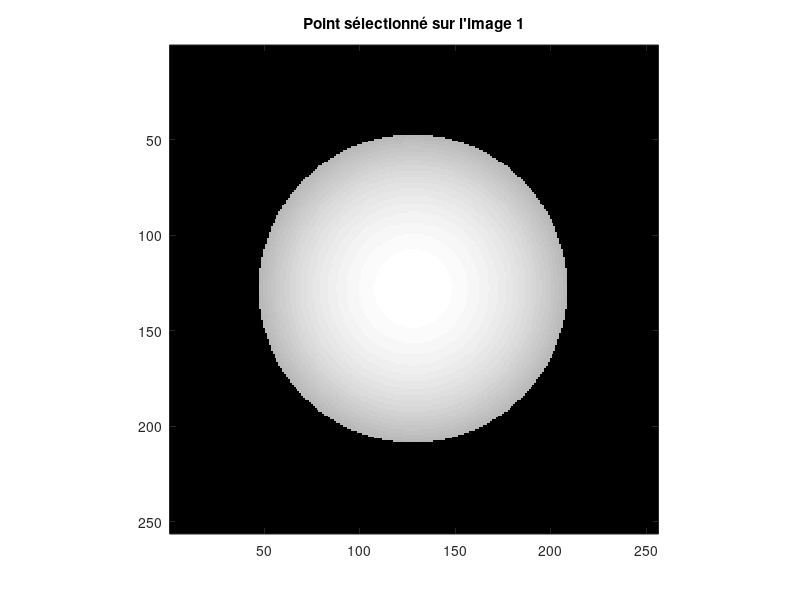
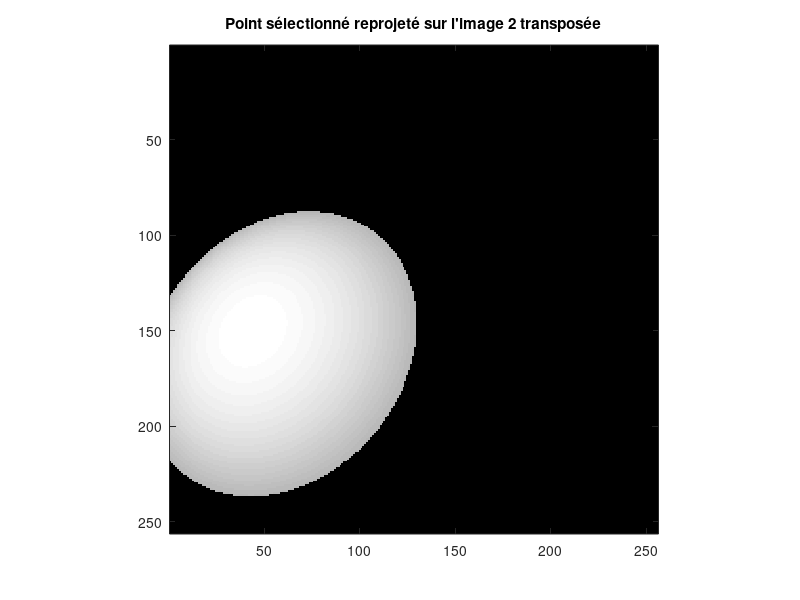

Source code (MATLAB) for these figures, in order: (Note: this script raises an error after producing the figures.)
%% Clear
clear;
close all;
taille_ecran = get(0,'ScreenSize');
L = taille_ecran(3);
H = taille_ecran(4);

%% Données
load donnees_calotte_tr;

%% Paramètres
valeurs_z = 0:1:120;	% Les valeurs de profondeurs utilisées
lambda = 0;				% Paramètre pour l'évaluation du score de la reprojection
offset = 0;

%% Variables utiles
[i_1_liste,j_1_liste] = find(masque_1);
nb_pixels_utilises = size(i_1_liste,1);
nb_profondeurs_testees = size(valeurs_z,2);
scores = 10 * ones(nb_pixels_utilises,1);
liste_p_estimes = zeros(nb_pixels_utilises,1);
liste_q_estimes = zeros(nb_pixels_utilises,1);
angles_trouves = zeros(taille,taille);
angles_trouves_fronto = zeros(taille,taille);
angles_GT_fronto = zeros(taille,taille);
%[dy_I_1,dx_I_1] = gradient(I_1);
%[dy_I_2,dx_I_2] = gradient(I_2);
[dx_I_1_tr,dy_I_1_tr] = gradient(I_1_tr);
[dx_I_2_tr,dy_I_2_tr] = gradient(I_2_tr);
%ens_condition_image_2 = zeros(taille,taille);
ens_condition_image_2_tr = zeros(taille,taille);

f1 = figure;
imshow(I_1_tr);
title("Point sélectionné sur l'image 1");
axis on;
f2 = figure;
imshow(I_2_tr);
title("Point sélectionné reprojeté sur l'image 2 transposée");
axis on;

%% Algorithme
% Sélection d'un pixel
for indice_pixel = 1:size(i_1_liste,1)
	i_1 = i_1_liste(indice_pixel);
	j_1 = j_1_liste(indice_pixel);
	%grad_I_1 = [dx_I_1(i_1,j_1); dy_I_1(i_1,j_1)];
	grad_I_1_tr = [dx_I_1_tr(i_1,j_1); dy_I_1_tr(i_1,j_1)];

	%z_tilde = Z_1(i_1,j_1);
	z_tilde_tr = Z_1_tr(i_1,j_1);
	% Changements de repère
	%P_1_tilde = [X(i_1,j_1); Y(i_1,j_1); z_tilde];
	P_1_tilde_tr = [X_tr(i_1,j_1); Y_tr(i_1,j_1); z_tilde_tr];
	P_1_tilde_tr = [j_1 - C_x_tr ; i_1 - C_y_tr ; z_tilde_tr];
	%P_2_tilde = R_2' * P_1_tilde;
	P_2_tilde_tr = R_2_tr * P_1_tilde_tr + t_2_tr;
	%i_2_tilde = P_2_tilde(1) + C_x;
	%j_2_tilde = P_2_tilde(2) + C_y;
	j_2_tilde_tr = P_2_tilde_tr(1) + C_x_tr;
	i_2_tilde_tr = P_2_tilde_tr(2) + C_y_tr;

	if (0 & mod(i_1,10) == 1 & mod(j_1,10) == 1)
		[i_1 , j_1 , i_2_tilde_tr , j_2_tilde_tr]
	end

	if (i_1 == taille/2+delta_y & j_1 == taille/2+delta_x | i_1 == taille/2-10+delta_y & j_1 == taille/2+delta_x | i_1 == taille/2+10+delta_y & j_1 == taille/2+delta_x | i_1 == taille/2+delta_y & j_1 == taille/2-10+delta_x | i_1 == taille/2+delta_y & j_1 == taille/2+10+delta_x | i_1 == taille/2+delta_y & j_1 == taille/2-20+delta_x | i_1 == taille/2+delta_y & j_1 == taille/2-30+delta_x | i_1 == taille/2+delta_y & j_1 == taille/2+20+delta_x | i_1 == taille/2+delta_y & j_1 == taille/2+30+delta_x )
		figure(f1);
		hold on;
		plot(j_1,i_1,'r+');
		hold off;

		%figure;
		%imshow(I_2);
		%hold on;
		%plot(j_2_tilde,i_2_tilde,'r+');
		%title("Point sélectionné reprojeté sur l'image 2");
		%hold off;

		figure(f2);
		hold on;
		plot(j_2_tilde_tr,i_2_tilde_tr,'r+');
		hold off;

		[i_1,j_1]
		%P_1_tilde
		P_1_tilde_tr
		%[i_2_tilde,j_2_tilde]
		[i_2_tilde_tr,j_2_tilde_tr]
		%P_2_tilde
		P_2_tilde_tr

	end

	% Évalution de la position du point trouvé dans les dimensions des images
	%condition_image_2 = i_2_tilde > 0.5 & i_2_tilde <= size(masque_2,1) & j_2_tilde > 0.5 & j_2_tilde <= size(masque_2,2);
	condition_image_2_tr = i_2_tilde_tr > 0.5 & i_2_tilde_tr <= size(masque_2_tr,1) & j_2_tilde_tr > 0.5 & j_2_tilde_tr <= size(masque_2_tr,2);
	ens_condition_image_2_tr(i_1,j_1) = condition_image_2_tr;

	% Si le point reprojeté tombe sur le masque de la deuxième image
	%if condition_image_2 & masque_2(round(i_2_tilde),round(j_2_tilde))
	if condition_image_2_tr & masque_2_tr(round(i_2_tilde_tr),round(j_2_tilde_tr))

		%grad_I_2_tilde = [interp2(dx_I_2,j_2_tilde,i_2_tilde); interp2(dy_I_2,j_2_tilde,i_2_tilde)];
		grad_I_2_tilde_tr = [interp2(dx_I_2_tr,j_2_tilde_tr,i_2_tilde_tr); interp2(dy_I_2_tr,j_2_tilde_tr,i_2_tilde_tr)];

		%second_membre = grad_I_1 - R_2(1:2,1:2) * grad_I_2_tilde;
		second_membre_tr = grad_I_1_tr - R_2_tr(1:2,1:2)' * grad_I_2_tilde_tr;
		%coefficient_p_q = R_2(1,3) * grad_I_2_tilde(1) + R_2(2,3) * grad_I_2_tilde(2);
		coefficient_p_q_tr = R_2_tr(1,3) * grad_I_2_tilde_tr(1) + R_2_tr(2,3) * grad_I_2_tilde_tr(2);

		% Si pas de division par 0, on calcule le score associé
		%if abs(coefficient_p_q) > 0
		if abs(coefficient_p_q_tr) > 0
			%p_estime = second_membre(1) / coefficient_p_q;
			%q_estime = second_membre(2) / coefficient_p_q;
			p_estime_tr = second_membre_tr(1) / coefficient_p_q_tr;
			q_estime_tr = second_membre_tr(2) / coefficient_p_q_tr;


			%normale_calculee = [p_estime ; q_estime ; 1];
			normale_calculee_tr = [p_estime_tr ; q_estime_tr ; -1];
			%normale_calculee = normale_calculee / vecnorm(normale_calculee);
			normale_calculee_tr = normale_calculee_tr / vecnorm(normale_calculee_tr);
			%normale_GT = reshape(N_1(i_1,j_1,:),3,1);
			normale_GT_tr = reshape(N_1_tr(i_1,j_1,:),3,1);
			%angles_trouves(i_1,j_1) = angle_normale(normale_GT,normale_calculee);
			angles_trouves(i_1,j_1) = angle_normale(normale_GT_tr,normale_calculee_tr);
			angles_trouves_fronto(i_1,j_1) = angle_normale([0 ; 0 ; -1],normale_calculee_tr);
			%angles_GT_fronto(i_1,j_1) = angle_normale([0 ; 0 ; -1],normale_GT_tr);

			%liste_p_estimes(indice_pixel) = p_estime;
			%liste_q_estimes(indice_pixel) = q_estime;

			%residu_1 = I_1(i_1,j_1) - 1 / sqrt(p_estime^2 + q_estime^2 + 1);
			%residu_2 = I_1(i_1,j_1) - interp2(I_2,i_2_tilde,j_2_tilde);

			%scores(indice_pixel) = residu_2^2;
		end
	end
end


%% Résultats
% Affichage des normales
figure;
imagesc(angles_trouves);
colorbar;
title("Différences d'angles entre les normales VT et les normales estimées")
axis equal;

figure;
imagesc(angles_trouves_fronto);
colorbar;
title("Différences d'angles entre les normales fronto et les normales estimées")
axis equal;


for i = 1:taille
	for j = 1:taille
		normale_GT_tr = reshape(N_1_tr(i,j,:),3,1);
		angles_GT_fronto(i,j) = angle_normale([0 ; 0 ; -1],normale_GT_tr);
	end
end

figure;
imagesc(angles_GT_fronto);
colorbar;
title("Différences d'angles entre les normales fronto et les normales VT")
axis equal;


figure;
s = surf(X_tr,Y_tr,Z_1_tr);
s.EdgeColor = 'none';
colormap gray;
hold on
axis equal;
quiver3(X_tr,Y_tr,Z_1_tr,N_1_tr(:,:,1),N_1_tr(:,:,2),N_1_tr(:,:,3));

format long;
R_2_tr
t_2_tr
format short;
